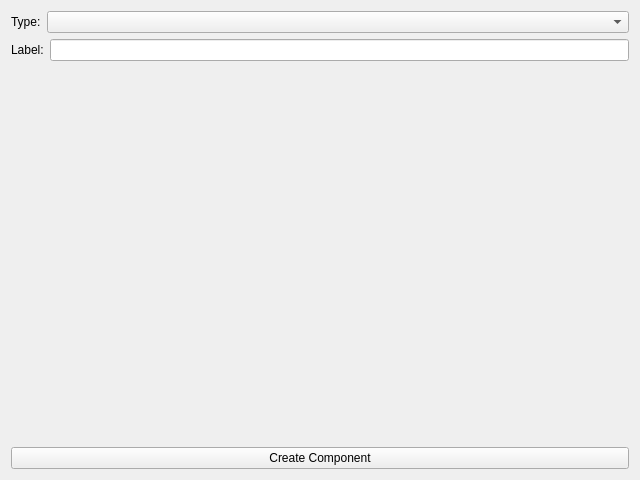
<?xml version="1.0" encoding="UTF-8"?>
<ui version="4.0">
    <class>CreateComponent</class>
    <widget class="QWidget" name="CreateComponent">
        <property name="geometry">
            <rect>
                <x>0</x>
                <y>0</y>
                <width>640</width>
                <height>480</height>
            </rect>
        </property>
        <property name="windowTitle">
            <string>Create Component</string>
        </property>
        <layout class="QVBoxLayout" name="verticalLayout">
            <item>
                <layout class="QHBoxLayout" name="horizontalLayout">
                    <item>
                        <widget class="QLabel" name="label">
                            <property name="sizePolicy">
                                <sizepolicy hsizetype="Fixed" vsizetype="Maximum">
                                    <horstretch>0</horstretch>
                                    <verstretch>0</verstretch>
                                </sizepolicy>
                            </property>
                            <property name="text">
                                <string>Type:</string>
                            </property>
                        </widget>
                    </item>
                    <item>
                        <widget class="QComboBox" name="comboTypes"/>
                    </item>
                </layout>
            </item>
            <item>
                <layout class="QHBoxLayout" name="horizontalLayout_2">
                    <item>
                        <widget class="QLabel" name="label_2">
                            <property name="text">
                                <string>Label:</string>
                            </property>
                        </widget>
                    </item>
                    <item>
                        <widget class="QLineEdit" name="lineLabel"/>
                    </item>
                </layout>
            </item>
            <item>
                <widget class="QFrame" name="frameExtra">
                    <property name="sizePolicy">
                        <sizepolicy hsizetype="Expanding" vsizetype="Expanding">
                            <horstretch>0</horstretch>
                            <verstretch>0</verstretch>
                        </sizepolicy>
                    </property>
                    <property name="frameShape">
                        <enum>QFrame::NoFrame</enum>
                    </property>
                    <property name="frameShadow">
                        <enum>QFrame::Raised</enum>
                    </property>
                </widget>
            </item>
            <item>
                <spacer name="verticalSpacer">
                    <property name="orientation">
                        <enum>Qt::Vertical</enum>
                    </property>
                    <property name="sizeHint" stdset="0">
                        <size>
                            <width>20</width>
                            <height>40</height>
                        </size>
                    </property>
                </spacer>
            </item>
            <item>
                <widget class="QPushButton" name="buttonCreate">
                    <property name="text">
                        <string>Create Component</string>
                    </property>
                </widget>
            </item>
        </layout>
    </widget>
    <resources/>
    <connections/>
</ui>
